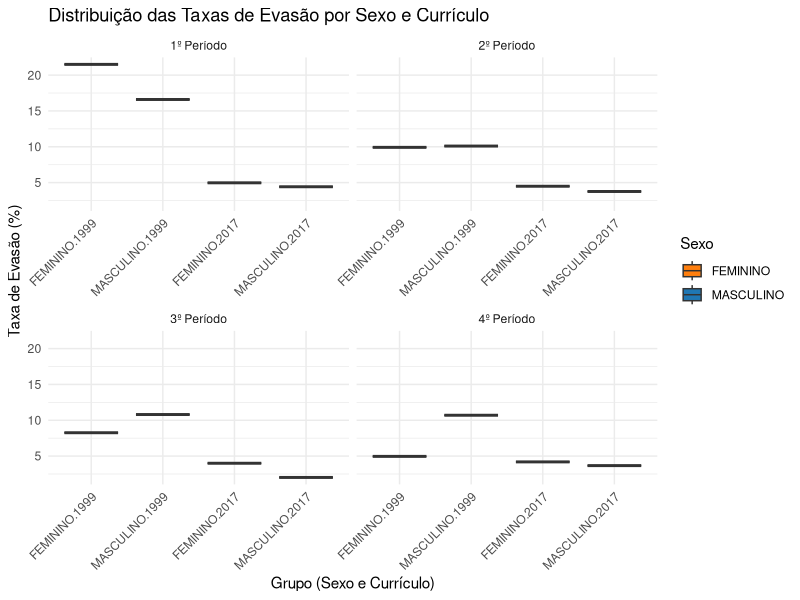

Reproduce this figure in R. (Note: this script raises an error after producing the figure.)
# -----------------------------
# Script R: Boxplot das Taxas de Evasão por Sexo e Currículo
# -----------------------------

# 1. Criar o data frame com os dados fornecidos
dados_taxas <- data.frame(
  periodo = rep(c("1º Período", "2º Período", "3º Período", "4º Período"), each = 4),
  curriculo = rep(c("1999", "1999", "2017", "2017"), times = 4),
  sexo = rep(c("FEMININO", "MASCULINO", "FEMININO", "MASCULINO"), times = 4),
  total_ingressantes = c(121, 674, 181, 859, 121, 674, 178, 850, 121, 674, 175, 841, 121, 674, 167, 817),
  total_evadidos = c(26, 112, 9, 38, 12, 68, 8, 32, 10, 73, 7, 17, 6, 72, 7, 30),
  taxa_evasao = c(21.5, 16.6, 4.97, 4.42, 9.92, 10.1, 4.49, 3.76, 8.26, 10.8, 4.0, 2.02, 4.96, 10.7, 4.19, 3.67),
  stringsAsFactors = FALSE
)

# 2. Carregar pacote ggplot2
if (!require(ggplot2)) {
  install.packages("ggplot2")
  library(ggplot2)
}

# 3. Criar o boxplot das taxas de evasão
# (Este boxplot mostra a distribuição das taxas de evasão para cada combinação de grupo)
p1 <- ggplot(dados_taxas, aes(x = interaction(sexo, curriculo), y = taxa_evasao, fill = sexo)) +
  geom_boxplot() +
  facet_wrap(~ periodo, scales = "free_x") + # Facetas por período
  labs(
    title = "Distribuição das Taxas de Evasão por Sexo e Currículo",
    x = "Grupo (Sexo e Currículo)",
    y = "Taxa de Evasão (%)",
    fill = "Sexo"
  ) +
  theme_minimal() +
  theme(axis.text.x = element_text(angle = 45, hjust = 1)) +
  scale_fill_manual(values = c("MASCULINO" = "#1f77b4", "FEMININO" = "#ff7f0e"))

# 4. Exibir o gráfico
print(p1)

# --- Opção Alternativa: Simular dados brutos e plotar ---
# Esta parte simula os dados individuais de alunos (evadiu/não evadiu)
# e calcula a taxa de evasão para cada simulação, criando uma distribuição.

# 5. Função para simular uma taxa de evasão com base em uma binomial
simular_taxa <- function(evadidos, total) {
  if (total == 0) return(0)
  # Simula uma proporção ligeiramente variável em torno da taxa observada
  # Usando uma distribuição Beta para suavizar
  alpha <- evadidos + 1
  beta <- (total - evadidos) + 1
  prop_simulada <- rbeta(100, alpha, beta) # 100 simulações
  return(prop_simulada * 100) # Converter para porcentagem
}

# 6. Simular dados para cada linha
set.seed(123) # Para reprodutibilidade
dados_simulados <- dados_taxas %>%
  rowwise() %>%
  summarise(
    periodo = periodo,
    curriculo = curriculo,
    sexo = sexo,
    taxas_simuladas = list(simular_taxa(total_evadidos, total_ingressantes)),
    .groups = 'drop'
  ) %>%
  tidyr::unnest(taxas_simuladas) # Desembrulhar a lista de simulações

# 7. Criar boxplot com os dados simulados
p2 <- ggplot(dados_simulados, aes(x = interaction(sexo, curriculo), y = taxas_simuladas, fill = sexo)) +
  geom_boxplot(outlier.size = 0.8) + # Menor tamanho dos outliers
  facet_wrap(~ periodo, scales = "free_x") +
  labs(
    title = "Distribuição Simulada das Taxas de Evasão por Sexo e Currículo",
    x = "Grupo (Sexo e Currículo)",
    y = "Taxa de Evasão Simulada (%)",
    fill = "Sexo"
  ) +
  theme_minimal() +
  theme(axis.text.x = element_text(angle = 45, hjust = 1)) +
  scale_fill_manual(values = c("MASCULINO" = "#1f77b4", "FEMININO" = "#ff7f0e"))

# 8. Exibir o gráfico com dados simulados
print(p2)

# Nota: O segundo gráfico (p2) é mais representativo de uma distribuição,
#       mas requer simulação. O primeiro (p1) plota diretamente os pontos das taxas observadas.